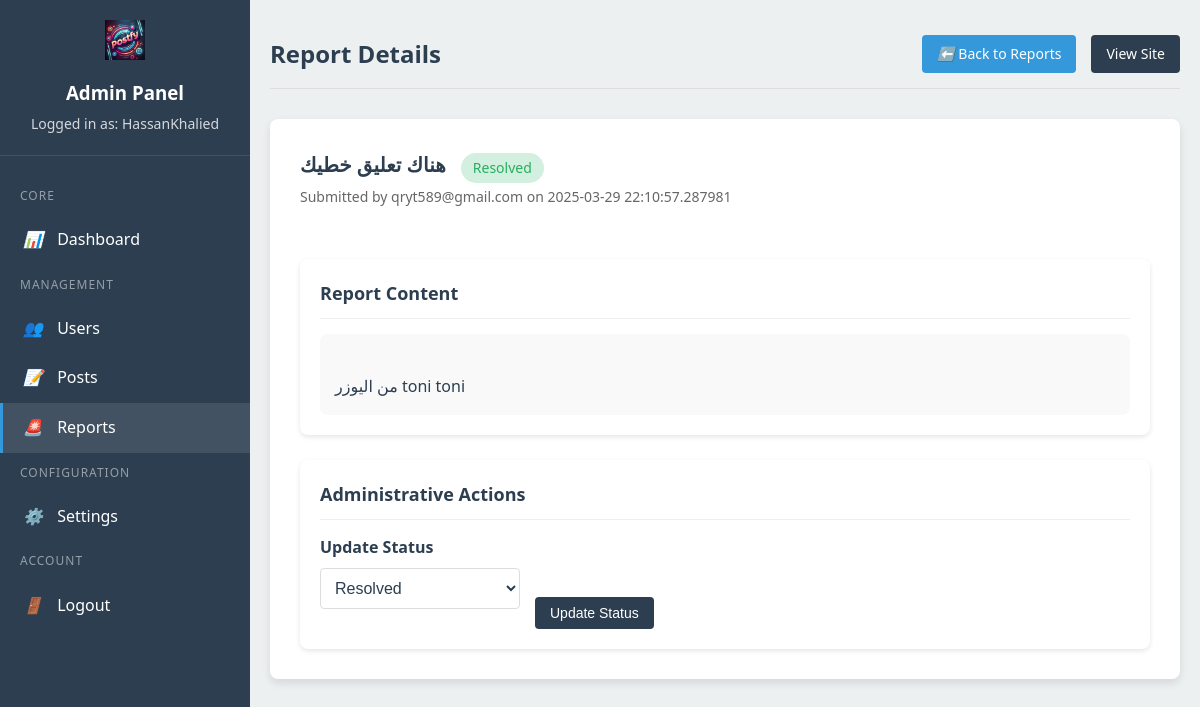
Page /admin/reports/view/1 (signed in) on the committed database.
### app.py (models this page shows, shortened)
class Report(db.Model):
    id = db.Column(db.Integer, primary_key=True)
    title = db.Column(db.String(255), nullable=False)
    content = db.Column(db.Text, nullable=False)
    email = db.Column(db.String(120), nullable=True)
    user_id = db.Column(db.Integer, db.ForeignKey(
        'user.id'), nullable=True)  # Optional link to user
    status = db.Column(db.String(20), default='pending')
    date_created = db.Column(db.DateTime, default=datetime.utcnow)
    user = db.relationship('User', backref='reports', lazy=True)

### admin.py (the view)
@admin_bp.route('/reports/view/<int:report_id>')
@admin_login_required
def report_view(report_id):
    report_data = db.session.execute(
        db.text("""
            SELECT r.id, r.title, r.content, r.email, r.user_id, r.status, r.date_created,
                   u.first_name, u.last_name
            FROM report r
            LEFT JOIN user u ON r.user_id = u.id
            WHERE r.id = :report_id
        """),
        {"report_id": report_id}
    ).fetchone()
    if not report_data:
        flash('Report not found', 'danger')
        return redirect(url_for('admin.reports'))
    return render_template('admin/report_view.html', report=report_data)

### admin.py (called while the page is built)
def admin_login_required(f):
    @wraps(f)
    def decorated_function(*args, **kwargs):
        if 'admin_id' not in session:
            flash('Please log in to access the admin area', 'warning')
            return redirect(url_for('admin.login'))
        if 'admin_last_activity' in session:
            last_activity = datetime.fromisoformat(
                session['admin_last_activity'])
            if datetime.utcnow() - last_activity > timedelta(minutes=30):  # 30-minute timeout
                session.pop('admin_id', None)
                session.pop('admin_last_activity', None)
                flash('Your session has expired. Please log in again.', 'warning')
                return redirect(url_for('admin.login'))
        session['admin_last_activity'] = datetime.utcnow().isoformat()
        return f(*args, **kwargs)
    return decorated_function

### app.py (called while the page is built)
@app.context_processor
def inject_version():
    return dict(APP_VERSION=APP_VERSION)

### Templates/admin/report_view.html (shortened to what this page needs)
{% extends "admin/base.html" %}
{% block page_title %}Report Details{% endblock %}
{% block topbar_actions %}
<a href="{{ url_for('admin.reports') }}" class="admin-btn btn-secondary">
    <i>⬅️</i> Back to Reports
</a>
{% endblock %}
{% block admin_content %}
<div class="report-details">
    <div class="admin-header">
        <div class="report-header-content">
            <h2>{{ report.title }}</h2>
            <span class="status-badge status-{{ report.status }}">
                {{ report.status|capitalize }}
            </span>
        </div>
        <p class="report-meta">
            Submitted
            {% if report.user_id %}
            by <a href="{{ url_for('admin.user_view', user_id=report.user_id) }}">{{ report.first_name }} {{
                report.last_name }}</a>
            {% else %}
            by {{ report.email }}
            {% endif %}
            on {{ report.date_created }}
        </p>
    </div>
    <div class="report-content-card">
        <h3>Report Content</h3>
        <div class="report-content">
            {{ report.content|replace('\n', '<br>')|safe }}
        </div>
    </div>
    <div class="action-card">
        <h3>Administrative Actions</h3>
        <form method="POST" action="{{ url_for('admin.update_report_status', report_id=report.id) }}"
            class="status-form">
            <div class="form-group">
                <label for="status">Update Status</label>
                <select id="status" name="status" class="status-select">
                    <option value="resolved" {% if report.status=='resolved' %}selected{% endif %}>Resolved</option>
                </select>
            </div>
            <button type="submit" class="admin-btn btn-primary">Update Status</button>
        </form>
    </div>
</div>
{% endblock %}

### static/css/admin.css (style rules this page uses)
:root { --admin-primary: #2c3e50; --admin-secondary: #3498db; --admin-accent: #e74c3c; --admin-success: #27ae60; --admin-warning: #f39c12; --admin-bg: #ecf0f1; --admin-panel-bg: #ffffff; --admin-text: #2c3e50; --admin-input-bg: #ffffff; --admin-shadow: rgba(0, 0, 0, 0.1); }
* { margin: 0; padding: 0; box-sizing: border-box; }
body { font-family: 'Segoe UI', Tahoma, Geneva, Verdana, sans-serif; background-color: var(--admin-bg); color: var(--admin-text); line-height: 1.6; }
.form-group { margin-bottom: 20px; text-align: left; }
label { display: block; margin-bottom: 5px; font-weight: 600; color: var(--admin-primary); }
input, select, textarea { width: 100%; padding: 12px; font-size: 16px; border: 1px solid #ddd; border-radius: 4px; transition: all 0.3s ease; background-color: var(--admin-input-bg); color: var(--admin-text); }
.admin-btn { padding: 8px 15px; border-radius: 4px; text-decoration: none; font-weight: 500; font-size: 14px; cursor: pointer; transition: all 0.3s ease; display: inline-block; }
.btn-primary { background-color: var(--admin-primary); color: white; border: none; }
.btn-secondary { background-color: var(--admin-secondary); color: white; border: none; }
.admin-header { margin-bottom: 25px; }
.admin-header h2 { color: var(--admin-primary); margin-bottom: 5px; }
.admin-header p { color: #666; }
.admin-header h2 { color: var(--admin-primary); margin-bottom: 5px; font-size: 20px; }
.admin-header p { color: #666; font-size: 14px; }
.form-group { margin-bottom: 20px; }
.form-group label { display: block; margin-bottom: 8px; font-weight: 600; color: var(--admin-primary); }

### Templates/admin/report_view.html (style rules this page uses)
.report-details { display: flex; flex-direction: column; gap: 25px; }
.report-header-content { display: flex; align-items: center; gap: 15px; }
.status-badge { display: inline-block; padding: 4px 12px; border-radius: 20px; font-size: 14px; font-weight: 500; }
.status-resolved { background-color: rgba(39, 174, 96, 0.2); color: #27ae60; }
.report-meta { color: #666; font-size: 14px; }
.report-content-card, .action-card, .user-info-card { background-color: white; border-radius: 8px; padding: 20px; box-shadow: 0 2px 5px rgba(0, 0, 0, 0.1); }
.report-content-card h3, .action-card h3, .user-info-card h3 { color: var(--admin-primary); margin-bottom: 15px; font-size: 18px; padding-bottom: 10px; border-bottom: 1px solid #eee; }
.report-content { white-space: pre-line; padding: 15px; background-color: #f9f9f9; border-radius: 8px; line-height: 1.6; }
.status-form { display: flex; gap: 15px; align-items: flex-end; }
.status-form .form-group { flex: 1; max-width: 200px; }
.status-select { padding: 10px; border-radius: 4px; border: 1px solid #ddd; width: 100%; }

### rows in the picture
Report: title "هناك تعليق خطيك", status "Resolved", email "qryt589@gmail.com", date_created "2025-03-29 22:10:57.287981", content "من اليوزر toni toni"

### other values in the picture
{{ session.get('admin_username', 'Unknown') }} "HassanKhalied"
